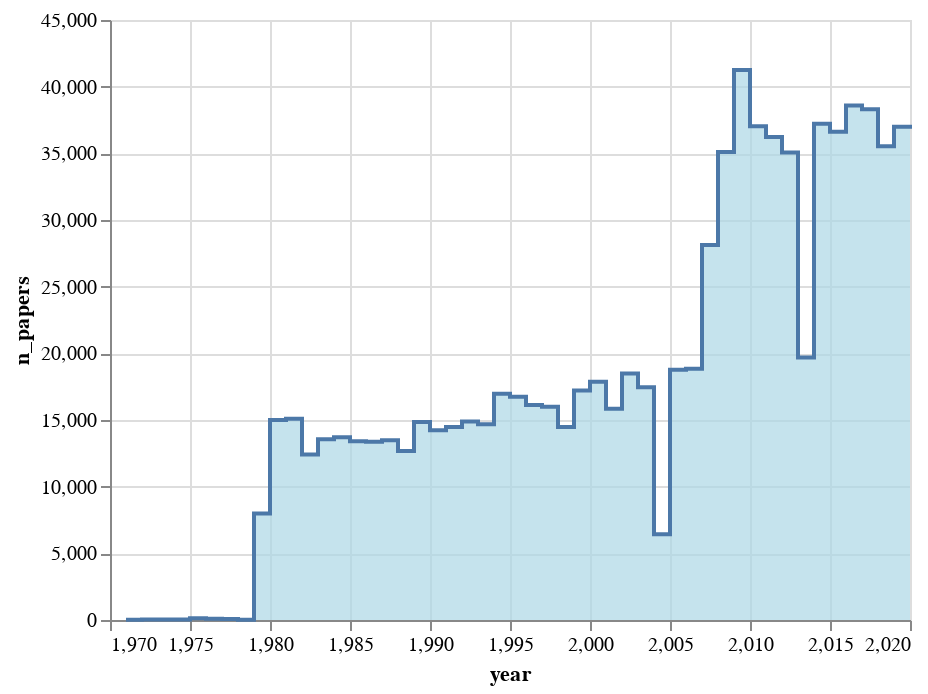

Notebook code cell kept with this figure:
### Code cell
alt.Chart(df_summary).mark_area(
    color="lightblue",
    interpolate='step-after',
    line=True
).encode(
    x='year',
    y='n_papers'
)

### Figure 1 — Vega-Lite specification as saved in the notebook (floating-point values rounded to 4 significant figures)
{"config": {"view": {"continuousWidth": 400, "continuousHeight": 300}}, "data": {"name": "data-db74778010134993643cce71a89b72e6"}, "mark": {"type": "area", "color": "lightblue", "interpolate": "step-after", "line": true}, "encoding": {"x": {"type": "quantitative", "field": "year"}, "y": {"type": "quantitative", "field": "n_papers"}}, "$schema": "https://vega.github.io/schema/vega-lite/v4.8.1.json", "datasets": {"data-db74778010134993643cce71a89b72e6": [{"year": 1971, "n_authors": 35, "n_papers": 28, "n_authors_per_paper": 1.5, "n_papers_per_author": 1.2, "n_collabs": 13, "n_isolates": 12, "mean_collabs": 0.7429, "largest_component": 0.1143}, {"year": 1972, "n_authors": 58, "n_papers": 42, "n_authors_per_paper": 1.429, "n_papers_per_author": 1.034, "n_collabs": 18, "n_isolates": 22, "mean_collabs": 0.6207, "largest_component": 0.03448}, {"year": 1973, "n_authors": 47, "n_papers": 36, "n_authors_per_paper": 1.333, "n_papers_per_author": 1.021, "n_collabs": 12, "n_isolates": 23, "mean_collabs": 0.5106, "largest_component": 0.04255}, {"year": 1974, "n_authors": 47, "n_papers": 34, "n_authors_per_paper": 1.441, "n_papers_per_author": 1.043, "n_collabs": 15, "n_isolates": 17, "mean_collabs": 0.6383, "largest_component": 0.04255}, {"year": 1975, "n_authors": 161, "n_papers": 131, "n_authors_per_paper": 1.359, "n_papers_per_author": 1.106, "n_collabs": 44, "n_isolates": 74, "mean_collabs": 0.5466, "largest_component": 0.01863}, {"year": 1976, "n_authors": 120, "n_papers": 96, "n_authors_per_paper": 1.375, "n_papers_per_author": 1.1, "n_collabs": 35, "n_isolates": 54, "mean_collabs": 0.5833, "largest_component": 0.03333}, {"year": 1977, "n_authors": 103, "n_papers": 81, "n_authors_per_paper": 1.432, "n_papers_per_author": 1.126, "n_collabs": 34, "n_isolates": 38, "mean_collabs": 0.6602, "largest_component": 0.02913}, {"year": 1978, "n_authors": 34, "n_papers": 28, "n_authors_per_paper": 1.357, "n_papers_per_author": 1.118, "n_collabs": 10, "n_isolates": 14, "mean_collabs": 0.5882, "largest_component": 0.05882}, {"year": 1979, "n_authors": 8860, "n_papers": 7996, "n_authors_per_paper": 1.248, "n_papers_per_author": 1.126, "n_collabs": 1914, "n_isolates": 5197, "mean_collabs": 0.4321, "largest_component": 0.0006772}, {"year": 1980, "n_authors": 15717, "n_papers": 15008, "n_authors_per_paper": 1.265, "n_papers_per_author": 1.208, "n_collabs": 3797, "n_isolates": 8707, "mean_collabs": 0.4832, "largest_component": 0.000509}, {"year": 1981, "n_authors": 15820, "n_papers": 15090, "n_authors_per_paper": 1.271, "n_papers_per_author": 1.212, "n_collabs": 3909, "n_isolates": 8603, "mean_collabs": 0.4942, "largest_component": 0.0006321}, {"year": 1982, "n_authors": 13248, "n_papers": 12408, "n_authors_per_paper": 1.271, "n_papers_per_author": 1.191, "n_collabs": 3231, "n_isolates": 7205, "mean_collabs": 0.4878, "largest_component": 0.0006793}, {"year": 1983, "n_authors": 14570, "n_papers": 13565, "n_authors_per_paper": 1.272, "n_papers_per_author": 1.184, "n_collabs": 3527, "n_isolates": 7947, "mean_collabs": 0.4841, "largest_component": 0.0004804}, {"year": 1984, "n_authors": 14422, "n_papers": 13707, "n_authors_per_paper": 1.268, "n_papers_per_author": 1.206, "n_collabs": 3488, "n_isolates": 7955, "mean_collabs": 0.4837, "largest_component": 0.0007627}, {"year": 1985, "n_authors": 14106, "n_papers": 13415, "n_authors_per_paper": 1.268, "n_papers_per_author": 1.205, "n_collabs": 3418, "n_isolates": 7728, "mean_collabs": 0.4846, "largest_component": 0.0005671}, {"year": 1986, "n_authors": 14348, "n_papers": 13360, "n_authors_per_paper": 1.272, "n_papers_per_author": 1.185, "n_collabs": 3513, "n_isolates": 7740, "mean_collabs": 0.4897, "largest_component": 0.000697}, {"year": 1987, "n_authors": 14471, "n_papers": 13475, "n_authors_per_paper": 1.269, "n_papers_per_author": 1.181, "n_collabs": 3466, "n_isolates": 7976, "mean_collabs": 0.479, "largest_component": 0.0008983}, {"year": 1988, "n_authors": 13647, "n_papers": 12683, "n_authors_per_paper": 1.268, "n_papers_per_author": 1.179, "n_collabs": 3265, "n_isolates": 7483, "mean_collabs": 0.4785, "largest_component": 0.0005129}, {"year": 1989, "n_authors": 15746, "n_papers": 14852, "n_authors_per_paper": 1.26, "n_papers_per_author": 1.189, "n_collabs": 3721, "n_isolates": 8757, "mean_collabs": 0.4726, "largest_component": 0.0004446}, {"year": 1990, "n_authors": 15161, "n_papers": 14224, "n_authors_per_paper": 1.266, "n_papers_per_author": 1.187, "n_collabs": 3636, "n_isolates": 8336, "mean_collabs": 0.4797, "largest_component": 0.0005277}, {"year": 1991, "n_authors": 15641, "n_papers": 14467, "n_authors_per_paper": 1.278, "n_papers_per_author": 1.182, "n_collabs": 3851, "n_isolates": 8415, "mean_collabs": 0.4924, "largest_component": 0.0005115}, {"year": 1992, "n_authors": 15973, "n_papers": 14889, "n_authors_per_paper": 1.278, "n_papers_per_author": 1.192, "n_collabs": 3978, "n_isolates": 8567, "mean_collabs": 0.4981, "largest_component": 0.0005008}, {"year": 1993, "n_authors": 15768, "n_papers": 14683, "n_authors_per_paper": 1.279, "n_papers_per_author": 1.191, "n_collabs": 3910, "n_isolates": 8438, "mean_collabs": 0.4959, "largest_component": 0.0005074}, {"year": 1994, "n_authors": 17965, "n_papers": 16970, "n_authors_per_paper": 1.275, "n_papers_per_author": 1.204, "n_collabs": 4480, "n_isolates": 9653, "mean_collabs": 0.4987, "largest_component": 0.000835}, {"year": 1995, "n_authors": 17882, "n_papers": 16748, "n_authors_per_paper": 1.269, "n_papers_per_author": 1.189, "n_collabs": 4327, "n_isolates": 9758, "mean_collabs": 0.484, "largest_component": 0.0005033}, {"year": 1996, "n_authors": 17514, "n_papers": 16117, "n_authors_per_paper": 1.28, "n_papers_per_author": 1.178, "n_collabs": 4354, "n_isolates": 9343, "mean_collabs": 0.4972, "largest_component": 0.0003997}, {"year": 1997, "n_authors": 17462, "n_papers": 15988, "n_authors_per_paper": 1.278, "n_papers_per_author": 1.17, "n_collabs": 4282, "n_isolates": 9388, "mean_collabs": 0.4904, "largest_component": 0.0004009}, {"year": 1998, "n_authors": 21557, "n_papers": 14482, "n_authors_per_paper": 1.758, "n_papers_per_author": 1.181, "n_collabs": 17871, "n_isolates": 6230, "mean_collabs": 1.658, "largest_component": 0.004685}, {"year": 1999, "n_authors": 26441, "n_papers": 17212, "n_authors_per_paper": 1.864, "n_papers_per_author": 1.213, "n_collabs": 25535, "n_isolates": 6745, "mean_collabs": 1.931, "largest_component": 0.004992}, {"year": 2000, "n_authors": 26663, "n_papers": 17873, "n_authors_per_paper": 1.847, "n_papers_per_author": 1.238, "n_collabs": 25841, "n_isolates": 6901, "mean_collabs": 1.938, "largest_component": 0.006038}, {"year": 2001, "n_authors": 24505, "n_papers": 15853, "n_authors_per_paper": 1.86, "n_papers_per_author": 1.203, "n_collabs": 23559, "n_isolates": 6347, "mean_collabs": 1.923, "largest_component": 0.005672}, {"year": 2002, "n_authors": 28411, "n_papers": 18486, "n_authors_per_paper": 1.913, "n_papers_per_author": 1.244, "n_collabs": 29155, "n_isolates": 6718, "mean_collabs": 2.052, "largest_component": 0.02946}, {"year": 2003, "n_authors": 27480, "n_papers": 17449, "n_authors_per_paper": 1.929, "n_papers_per_author": 1.225, "n_collabs": 28829, "n_isolates": 6391, "mean_collabs": 2.098, "largest_component": 0.004803}, {"year": 2004, "n_authors": 11193, "n_papers": 6432, "n_authors_per_paper": 1.932, "n_papers_per_author": 1.11, "n_collabs": 11136, "n_isolates": 2806, "mean_collabs": 1.99, "largest_component": 0.005092}, {"year": 2005, "n_authors": 33034, "n_papers": 18775, "n_authors_per_paper": 2.242, "n_papers_per_author": 1.274, "n_collabs": 44784, "n_isolates": 5384, "mean_collabs": 2.711, "largest_component": 0.09136}, {"year": 2006, "n_authors": 34145, "n_papers": 18837, "n_authors_per_paper": 2.3, "n_papers_per_author": 1.269, "n_collabs": 48534, "n_isolates": 5061, "mean_collabs": 2.843, "largest_component": 0.07846}, {"year": 2007, "n_authors": 47580, "n_papers": 28125, "n_authors_per_paper": 2.254, "n_papers_per_author": 1.332, "n_collabs": 69576, "n_isolates": 7609, "mean_collabs": 2.925, "largest_component": 0.1646}, {"year": 2008, "n_authors": 59667, "n_papers": 35104, "n_authors_per_paper": 2.318, "n_papers_per_author": 1.364, "n_collabs": 92181, "n_isolates": 8751, "mean_collabs": 3.09, "largest_component": 0.2003}, {"year": 2009, "n_authors": 70702, "n_papers": 41251, "n_authors_per_paper": 2.32, "n_papers_per_author": 1.354, "n_collabs": 113433, "n_isolates": 10591, "mean_collabs": 3.209, "largest_component": 0.2118}, {"year": 2010, "n_authors": 65676, "n_papers": 37039, "n_authors_per_paper": 2.34, "n_papers_per_author": 1.32, "n_collabs": 100742, "n_isolates": 9570, "mean_collabs": 3.068, "largest_component": 0.1823}, {"year": 2011, "n_authors": 67938, "n_papers": 36226, "n_authors_per_paper": 2.488, "n_papers_per_author": 1.327, "n_collabs": 116363, "n_isolates": 8740, "mean_collabs": 3.426, "largest_component": 0.2069}, {"year": 2012, "n_authors": 66880, "n_papers": 35059, "n_authors_per_paper": 2.496, "n_papers_per_author": 1.308, "n_collabs": 113423, "n_isolates": 8323, "mean_collabs": 3.392, "largest_component": 0.2006}, {"year": 2013, "n_authors": 41771, "n_papers": 19696, "n_authors_per_paper": 2.556, "n_papers_per_author": 1.205, "n_collabs": 67267, "n_isolates": 5049, "mean_collabs": 3.221, "largest_component": 0.08073}, {"year": 2014, "n_authors": 68363, "n_papers": 37226, "n_authors_per_paper": 2.456, "n_papers_per_author": 1.337, "n_collabs": 114852, "n_isolates": 8417, "mean_collabs": 3.36, "largest_component": 0.2105}, {"year": 2015, "n_authors": 67181, "n_papers": 36610, "n_authors_per_paper": 2.38, "n_papers_per_author": 1.297, "n_collabs": 99874, "n_isolates": 8830, "mean_collabs": 2.973, "largest_component": 0.1344}, {"year": 2016, "n_authors": 72588, "n_papers": 38588, "n_authors_per_paper": 2.455, "n_papers_per_author": 1.305, "n_collabs": 115138, "n_isolates": 8665, "mean_collabs": 3.172, "largest_component": 0.1615}, {"year": 2017, "n_authors": 73079, "n_papers": 38305, "n_authors_per_paper": 2.479, "n_papers_per_author": 1.299, "n_collabs": 115579, "n_isolates": 8428, "mean_collabs": 3.163, "largest_component": 0.1701}, {"year": 2018, "n_authors": 71355, "n_papers": 35528, "n_authors_per_paper": 2.581, "n_papers_per_author": 1.285, "n_collabs": 122699, "n_isolates": 7367, "mean_collabs": 3.439, "largest_component": 0.1816}, {"year": 2019, "n_authors": 75879, "n_papers": 36992, "n_authors_per_paper": 2.642, "n_papers_per_author": 1.288, "n_collabs": 132042, "n_isolates": 7256, "mean_collabs": 3.48, "largest_component": 0.1909}, {"year": 2020, "n_authors": 77282, "n_papers": 37152, "n_authors_per_paper": 2.659, "n_papers_per_author": 1.278, "n_collabs": 133958, "n_isolates": 7373, "mean_collabs": 3.467, "largest_component": 0.1917}]}}
